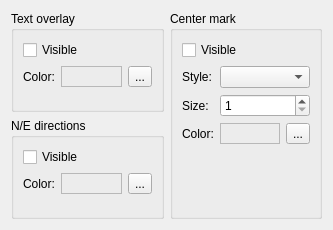
<?xml version="1.0" encoding="UTF-8"?>
<ui version="4.0">
 <class>DialogSettings</class>
 <widget class="QDialog" name="DialogSettings">
  <property name="geometry">
   <rect>
    <x>0</x>
    <y>0</y>
    <width>333</width>
    <height>230</height>
   </rect>
  </property>
  <property name="windowTitle">
   <string>Settings</string>
  </property>
  <layout class="QGridLayout" name="gridLayout">
   <item row="0" column="0">
    <widget class="QGroupBox" name="groupBox_3">
     <property name="title">
      <string>Text overlay</string>
     </property>
     <layout class="QFormLayout" name="formLayout_3">
      <item row="0" column="0" colspan="2">
       <widget class="QCheckBox" name="checkTextOverlayVisible">
        <property name="text">
         <string>Visible</string>
        </property>
       </widget>
      </item>
      <item row="1" column="0">
       <widget class="QLabel" name="label_5">
        <property name="text">
         <string>Color:</string>
        </property>
       </widget>
      </item>
      <item row="1" column="1">
       <layout class="QHBoxLayout" name="horizontalLayout_3" stretch="1,0">
        <item>
         <widget class="QFrame" name="labelTextOverlayColor">
          <property name="frameShape">
           <enum>QFrame::StyledPanel</enum>
          </property>
          <property name="frameShadow">
           <enum>QFrame::Raised</enum>
          </property>
         </widget>
        </item>
        <item>
         <widget class="QToolButton" name="buttonTextOverlayColor">
          <property name="text">
           <string>...</string>
          </property>
         </widget>
        </item>
       </layout>
      </item>
     </layout>
    </widget>
   </item>
   <item row="0" column="1" rowspan="2">
    <widget class="QGroupBox" name="groupBox_2">
     <property name="title">
      <string>Center mark</string>
     </property>
     <layout class="QFormLayout" name="formLayout_2">
      <item row="1" column="0">
       <widget class="QLabel" name="label_3">
        <property name="text">
         <string>Style:</string>
        </property>
       </widget>
      </item>
      <item row="1" column="1">
       <widget class="QComboBox" name="comboCenterStyle"/>
      </item>
      <item row="3" column="0">
       <widget class="QLabel" name="label_2">
        <property name="text">
         <string>Color:</string>
        </property>
       </widget>
      </item>
      <item row="3" column="1">
       <layout class="QHBoxLayout" name="horizontalLayout_2" stretch="1,0">
        <item>
         <widget class="QFrame" name="labelCenterColor">
          <property name="frameShape">
           <enum>QFrame::StyledPanel</enum>
          </property>
          <property name="frameShadow">
           <enum>QFrame::Raised</enum>
          </property>
         </widget>
        </item>
        <item>
         <widget class="QToolButton" name="buttonCenterColor">
          <property name="text">
           <string>...</string>
          </property>
         </widget>
        </item>
       </layout>
      </item>
      <item row="0" column="0" colspan="2">
       <widget class="QCheckBox" name="checkCenterVisible">
        <property name="text">
         <string>Visible</string>
        </property>
       </widget>
      </item>
      <item row="2" column="0">
       <widget class="QLabel" name="label_4">
        <property name="text">
         <string>Size:</string>
        </property>
       </widget>
      </item>
      <item row="2" column="1">
       <widget class="QSpinBox" name="spinCenterSize">
        <property name="minimum">
         <number>1</number>
        </property>
        <property name="maximum">
         <number>999</number>
        </property>
       </widget>
      </item>
     </layout>
    </widget>
   </item>
   <item row="1" column="0">
    <widget class="QGroupBox" name="groupBox">
     <property name="title">
      <string>N/E directions</string>
     </property>
     <layout class="QFormLayout" name="formLayout">
      <item row="0" column="0" colspan="2">
       <widget class="QCheckBox" name="checkDirectionsVisible">
        <property name="text">
         <string>Visible</string>
        </property>
       </widget>
      </item>
      <item row="1" column="0">
       <widget class="QLabel" name="label">
        <property name="text">
         <string>Color:</string>
        </property>
       </widget>
      </item>
      <item row="1" column="1">
       <layout class="QHBoxLayout" name="horizontalLayout" stretch="1,0">
        <item>
         <widget class="QFrame" name="labelDirectionsColor">
          <property name="frameShape">
           <enum>QFrame::StyledPanel</enum>
          </property>
          <property name="frameShadow">
           <enum>QFrame::Raised</enum>
          </property>
         </widget>
        </item>
        <item>
         <widget class="QToolButton" name="buttonDirectionsColor">
          <property name="text">
           <string>...</string>
          </property>
         </widget>
        </item>
       </layout>
      </item>
     </layout>
    </widget>
   </item>
  </layout>
 </widget>
 <resources/>
 <connections/>
</ui>
